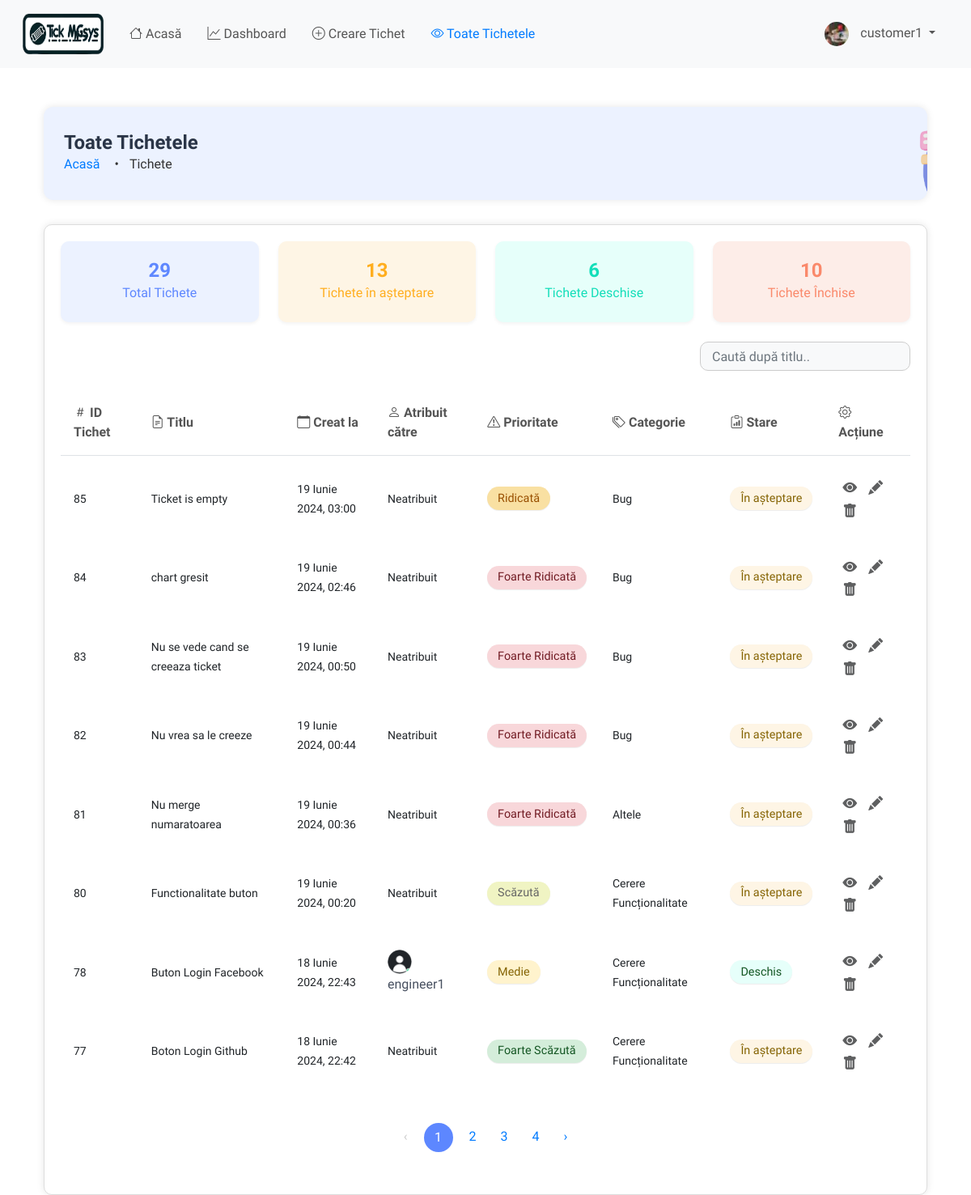
The app's page /ticket/all-tickets/ (signed in) with its own data.
### users/models.py (models this page shows, shortened)
class User(AbstractUser):
    is_customer = models.BooleanField(default=False)
    is_engineer = models.BooleanField(default=False)
    is_admin = models.BooleanField(default=False)  # New field for admin users
    profile_image = models.ImageField(upload_to='profile_images/', default='profile_images/default.png')

### ticket/models.py (models this page shows, shortened)
class Ticket(models.Model):
    PRIORITY_CHOICES = (
        ('Very Low', 'Foarte Scăzut'),
        ('Low', 'Scăzut'),
        ('Medium', 'Mediu'),
        ('High', 'Ridicat'),
        ('Very High', 'Foarte Ridicat'),
    )
    CATEGORY_CHOICES = (
        ('Bug', 'Bug'),
        ('Feature Request', 'Cerere Funcționalitate'),
        ('Customer Support', 'Suport Client'),
        ('Sales', 'Vânzări'),
        ('Feedback', 'Feedback'),
        ('Other', 'Altele'),
    )
    STATUS_CHOICES = (
        ('Active', 'Activ'),
        ('Completed', 'Completat'),
        ('Pending', 'În așteptare'),
    )
    id = models.AutoField(primary_key=True)
    title = models.CharField(max_length=100, validators=[MaxLengthValidator(100)], unique=True)
    description = models.TextField()
    priority = models.CharField(max_length=9, choices=PRIORITY_CHOICES, default='Low')
    category = models.CharField(max_length=20, choices=CATEGORY_CHOICES, default='Other')
    created_by = models.ForeignKey(User, on_delete=models.CASCADE, related_name='tickets_created', editable=False)
    date_created = models.DateTimeField(auto_now_add=True)
    assigned_to = models.ForeignKey(User, on_delete=models.DO_NOTHING, null=True, blank=True,
                                    related_name='tickets_assigned')
    is_resolved = models.BooleanField(default=False)
    accepted_date = models.DateTimeField(null=True, blank=True)
    closed_date = models.DateTimeField(null=True, blank=True)
    ticket_status = models.CharField(max_length=20, choices=STATUS_CHOICES, default='Pending')
    updated_at = models.DateTimeField(auto_now=True)
    class Meta:
        verbose_name = "Ticket"
        verbose_name_plural = "Tickets"
        ordering = ['-date_created']
        unique_together = ('title', 'created_by')
        indexes = [
            models.Index(fields=['priority']),
            models.Index(fields=['category']),
            models.Index(fields=['ticket_status']),
            models.Index(fields=['date_created']),
            models.Index(fields=['updated_at']),
        ]

### ticket/views.py (the view)
# urls.py: path('all-tickets/', views.all_tickets, name='all-tickets'),
@login_required
def all_tickets(request):
    status_filter = request.GET.get('status', 'all')
    if request.user.is_superuser:  # Admin users see all tickets
        base_queryset = Ticket.objects.all()
    else:  # Non-admin users see only their tickets
        base_queryset = Ticket.objects.filter(created_by=request.user)
    total_tickets = base_queryset.count()
    pending_tickets = base_queryset.filter(ticket_status='Pending').count()
    open_tickets = base_queryset.filter(ticket_status='Active').count()
    closed_tickets = base_queryset.filter(ticket_status='Completed').count()
    if status_filter != 'all':
        tickets_list = base_queryset.filter(ticket_status=status_filter.capitalize())
    else:
        tickets_list = base_queryset
    paginator = Paginator(tickets_list, 8)  # Show 8 tickets per page
    page = request.GET.get('page')
    try:
        tickets = paginator.page(page)
    except PageNotAnInteger:
        tickets = paginator.page(1)
    except EmptyPage:
        tickets = paginator.page(paginator.num_pages)
    context = {
        'tickets': tickets,
        'total_tickets': total_tickets,
        'pending_tickets': pending_tickets,
        'open_tickets': open_tickets,
        'closed_tickets': closed_tickets,
        'page': page,
        'status_filter': status_filter,
    }
    return render(request, 'ticket/all_tickets.html', context)

### templates/ticket/all_tickets.html (shortened to what this page needs)
{% extends 'base.html' %}
{% load static %}
{% block content %}
<div class="container mt-5">
  <div class="header-box">
    <div class="header-content">
      <h1 class="header-title">Toate Tichetele</h1>
      <nav class="breadcrumb">
        <a href="{% url 'home' %}" class="breadcrumb-item">Acasă</a>
        <span class="breadcrumb-item active">Tichete</span>
        <img src="{% static 'images/breadcrumb.png' %}" alt="Breadcrumb Icon" class="breadcrumb-icon">
      </nav>
    </div>
  </div>
  <div class="content-box">
    <div class="row">
      <div class="col-md-3 mb-4">
        <div class="card text-center bg-total-tickets ticket-card" onclick="window.location.href='?status=all'">
          <div class="card-body ticket-card-body">
            <p class="card-number ticket-card-number mb-0">{{ total_tickets }}</p>
            <h5 class="card-title ticket-card-title mt-0">Total Tichete</h5>
          </div>
        </div>
      </div>
      <div class="col-md-3 mb-4">
        <div class="card text-center bg-pending-tickets ticket-card" onclick="window.location.href='?status=pending'">
          <div class="card-body ticket-card-body">
            <p class="card-number ticket-card-number mb-0">{{ pending_tickets }}</p>
            <h5 class="card-title ticket-card-title mt-0">Tichete în așteptare</h5>
          </div>
        </div>
      </div>
      <div class="col-md-3 mb-4">
        <div class="card text-center bg-open-tickets ticket-card" onclick="window.location.href='?status=active'">
          <div class="card-body ticket-card-body">
            <p class="card-number ticket-card-number mb-0">{{ open_tickets }}</p>
            <h5 class="card-title ticket-card-title mt-0">Tichete Deschise</h5>
          </div>
        </div>
      </div>
      <div class="col-md-3 mb-4">
        <div class="card text-center bg-closed-tickets ticket-card" onclick="window.location.href='?status=completed'">
          <div class="card-body ticket-card-body">
            <p class="card-number ticket-card-number mb-0">{{ closed_tickets }}</p>
            <h5 class="card-title ticket-card-title mt-0">Tichete Închise</h5>
          </div>
        </div>
      </div>
    </div>
    <div class="col-12 d-flex justify-content-end mb-3">
      <input type="text" id="searchInput" onkeyup="searchTable()" placeholder="Caută după titlu.." class="form-control search-bar-small" />
    </div>
    <div class="table-responsive">
      <table class="table table-hover" id="ticketTable">
        <thead class="thead-light">
          <tr>
        <th scope="col"><i class="bi bi-hash"></i> ID Tichet</th>
        <th scope="col"><i class="bi bi-file-earmark-text"></i> Titlu</th>
        <th scope="col"><i class="bi bi-calendar"></i> Creat la</th>
        <th scope="col"><i class="bi bi-person"></i> Atribuit către</th>
        <th scope="col"><i class="bi bi-exclamation-triangle"></i> Prioritate</th>
        <th scope="col"><i class="bi bi-tags"></i> Categorie</th>
        <th scope="col"><i class="bi bi-clipboard-data"></i> Stare</th>
        <th scope="col"><i class="bi bi-gear"></i> Acțiune</th>
          </tr>
        </thead>
        <tbody>
          {% for ticket in tickets %}
          <tr class="ticket-row" data-status="{{ ticket.ticket_status|lower }}">
            <td><small>{{ ticket.id }}</small></td>
            <td><small>{{ ticket.title }}</small></td>
            <td><small>{{ ticket.date_created }}</small></td>
            <td>
              {% if ticket.assigned_to %}
              <img src="{{ ticket.assigned_to.profile_image.url }}" alt="Imagine de Profil {{ ticket.assigned_to.username }}" class="profile-image">
              <span class="assigned-username">{{ ticket.assigned_to.username }}</span>
              {% else %}
              <small>Neatribuit</small>
              {% endif %}
            </td>
            <td>
              {% if ticket.priority == 'Very Low' %}
              <span class="badge badge-very-low">Foarte Scăzută</span>
              {% elif ticket.priority == 'Low' %}
              <span class="badge badge-low">Scăzută</span>
              {% elif ticket.priority == 'Medium' %}
              <span class="badge badge-medium">Medie</span>
              {% elif ticket.priority == 'High' %}
              <span class="badge badge-high">Ridicată</span>
              {% elif ticket.priority == 'Very High' %}
              <span class="badge badge-very-high">Foarte Ridicată</span>
              {% endif %}
            </td>
            <td><small>{{ ticket.get_category_display }}</small></td>
            <td>
              {% if ticket.ticket_status == 'Active' %}
              <span class="badge badge-open">Deschis</span>
              {% elif ticket.ticket_status == 'Pending' %}
              <span class="badge badge-pending">În așteptare</span>
              {% elif ticket.ticket_status == 'Completed' %}
              <span class="badge badge-closed">Închis</span>
              {% endif %}
            </td>
            <td>
              <a href="{% url 'ticket-details' ticket.pk %}" class="btn btn-view btn-sm" title="Detalii">
                <i class="bi bi-eye-fill"></i>
              </a>
              {% if ticket.ticket_status == 'Completed' %}
                <span class="btn btn-edit btn-sm disabled" title="Editează">
                  <i class="bi bi-pencil-fill text-muted"></i>
                </span>
              {% else %}
                <a href="{% url 'update-ticket' ticket.pk %}" class="btn btn-edit btn-sm" title="Editează">
                  <i class="bi bi-pencil-fill"></i>
                </a>
              {% endif %}
              <a href="#" class="btn btn-delete btn-sm" data-bs-toggle="modal" data-bs-target="#deleteModal" data-ticket-id="{{ ticket.pk }}" title="Șterge">
                <i class="bi bi-trash-fill"></i>
              </a>
            </td>
          </tr>
          {% endfor %}
        </tbody>
      </table>
        <div class="pagination-container">
          <nav aria-label="Navigare pagină exemplu">
            <ul class="pagination">
              {% if tickets.has_previous %}
              <li class="page-item"><a class="page-link" href="?page={{ tickets.previous_page_number }}&status={{ status_filter }}">‹</a></li>
              {% else %}
              <li class="page-item disabled"><span class="page-link">‹</span></li>
              {% endif %}
              {% for num in tickets.paginator.page_range %}
              {% if num > tickets.number|add:'-4' and num < tickets.number|add:'4' %}
              {% if tickets.number == num %}
              <li class="page-item active"><a class="page-link" href="#">{{ num }}</a></li>
              {% else %}
              <li class="page-item"><a class="page-link" href="?page={{ num }}&status={{ status_filter }}">{{ num }}</a></li>
              {% endif %}
              {% endif %}
              {% endfor %}
              {% if tickets.has_next %}
              <li class="page-item"><a class="page-link" href="?page={{ tickets.next_page_number }}&status={{ status_filter }}">›</a></li>
              {% else %}
              <li class="page-item disabled"><span class="page-link">›</span></li>
              {% endif %}
            </ul>
          </nav>
        </div>
      </div>
    </div>
</div>
{% endblock content %}

### templates/base.html (shortened to what this page needs)
{% load static %}
<!DOCTYPE html>
<html lang="ro">
  <head>
    <link
      href="https://cdn.jsdelivr.net/npm/bootstrap@5.2.3/dist/css/bootstrap.min.css"
      rel="stylesheet"
    />
    <link
      rel="stylesheet"
      href="https://cdnjs.cloudflare.com/ajax/libs/font-awesome/6.0.0-beta3/css/all.min.css"
    />
    <link
      rel="stylesheet"
      href="https://cdnjs.cloudflare.com/ajax/libs/bootstrap-icons/1.8.1/font/bootstrap-icons.min.css"
    />
    <link rel="stylesheet" href="{% static 'styles/main.css' %}?v=1" />
  </head>
  <body>
    {% if request.user.is_customer %}
    <nav class="navbar navbar-expand-lg navbar-light bg-light">
      <div class="container-fluid">
        <a class="navbar-brand" href="/">
          <img
            class="logo"
            src="{% static 'images/logo.png' %}"
            alt="Tick MNGsys"
          />
        </a>
        <div class="collapse navbar-collapse" id="navbarContent">
          <ul class="navbar-nav me-auto mb-2 mb-lg-0">
            <li class="nav-item">
              <a
                class="nav-link {% if request.resolver_match.url_name == 'home' %}active{% endif %}"
                href="/"
                ><i class="bi bi-house"></i> Acasă</a
              >
            </li>
           <li class="nav-item">
              <a
                class="nav-link {% if request.resolver_match.url_name == 'dashboard' %}active{% endif %}"
                href="{% url 'dashboard' %}"
                ><i class="bi bi-graph-up"></i> Dashboard</a
              >
            </li>
            <li class="nav-item">
              <a
                class="nav-link {% if request.resolver_match.url_name == 'create-ticket' %}active{% endif %}"
                href="{% url 'create-ticket' %}"
                ><i class="bi bi-plus-circle"></i> Creare Tichet</a
              >
            </li>
            <li class="nav-item">
              <a
                class="nav-link {% if request.resolver_match.url_name == 'all-tickets' %}active{% endif %}"
                href="{% url 'all-tickets' %}"
                ><i class="bi bi-eye"></i> Toate Tichetele</a
              >
            </li>
          </ul>
          <ul class="navbar-nav ms-auto mb-2 mb-lg-0">
            <li class="nav-item dropdown">
              <a
                class="nav-link dropdown-toggle"
                href="#"
                id="navbarDropdown"
                role="button"
                data-bs-toggle="dropdown"
                aria-expanded="false"
              >
                <img
                  src="{{ request.user.profile_image.url }}"
                  alt="Profile Image"
                  class="profile-image"
                />
                {{ request.user.username }}
              </a>
            </li>
          </ul>
        </div>
      </div>
    </nav>
{% endif %}
    <div class="container mt-5">
       {% block content %}{% endblock %}
    </div>
  </body>
</html>

### records on screen
User: user.profile_image (picture), user.username "customer1"
Ticket: id "85", title "Ticket is empty", date_created "19 Iunie 2024, 03:00", shows "Neatribuit", priority "Ridicată", category "Bug", ticket_status "În așteptare"
Ticket: id "84", title "chart gresit", date_created "19 Iunie 2024, 02:46", shows "Neatribuit", priority "Foarte Ridicată", category "Bug", ticket_status "În așteptare"
Ticket: id "83", title "Nu se vede cand se creeaza ticket", date_created "19 Iunie 2024, 00:50", shows "Neatribuit", priority "Foarte Ridicată", category "Bug", ticket_status "În așteptare"
Ticket: id "82", title "Nu vrea sa le creeze", date_created "19 Iunie 2024, 00:44", shows "Neatribuit", priority "Foarte Ridicată", category "Bug", ticket_status "În așteptare"
Ticket: id "81", title "Nu merge numaratoarea", date_created "19 Iunie 2024, 00:36", shows "Neatribuit", priority "Foarte Ridicată", category "Altele", ticket_status "În așteptare"
Ticket: id "80", title "Functionalitate buton", date_created "19 Iunie 2024, 00:20", shows "Neatribuit", priority "Scăzută", category "Cerere Funcționalitate", ticket_status "În așteptare"
Ticket: id "78", title "Buton Login Facebook", date_created "18 Iunie 2024, 22:43", assigned_to.profile_image (placeholder picture), assigned_to.username "engineer1", priority "Medie", category "Cerere Funcționalitate", ticket_status "Deschis"
Ticket: id "77", title "Boton Login Github", date_created "18 Iunie 2024, 22:42", shows "Neatribuit", priority "Foarte Scăzută", category "Cerere Funcționalitate", ticket_status "În așteptare"

### other values on screen
{{ total_tickets }} "29"
{{ pending_tickets }} "13"
{{ open_tickets }} "6"
{{ closed_tickets }} "10"
{{ num }} "1"
{{ num }} "2" "3" "4"
